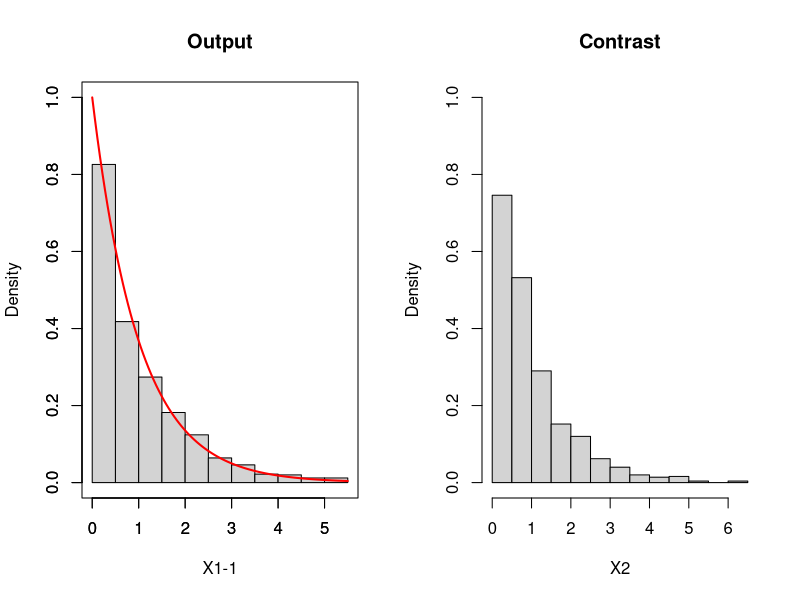

Recreate this plot in R.
## ---- chunk 1
set.seed(2018)
X1<-numeric()
GenerateX1<-function(y,t){
  x<-0
  while (x<y){
    x <- rexp(1,t)
  }
  return(x)
}
n = 1000
for (i in 1:n){
  X1[i] = GenerateX1(1,1)
}
## ---- chunk 2
X2 <- rexp(1000,1)
output <- X1-1

par(mfrow = c(1,2))
h <- hist(output, main = 'Output', xlab = 'X1-1', ylim = 0:1, freq = F, breaks = 10)
par(new = T)
curve(dexp(x), col = 'red', lwd = 2, xlab = '', ylab = '', xlim = range(h$breaks), ylim = 0:1)
hist(X2, main = 'Contrast', freq = F, breaks = 10, ylim = 0:1)
